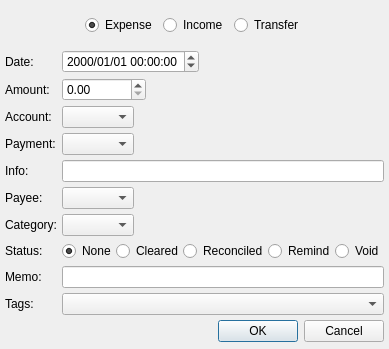
<?xml version="1.0" encoding="UTF-8"?>
<ui version="4.0">
 <class>TransactionAddWidget</class>
 <widget class="QDialog" name="TransactionAddWidget">
  <property name="geometry">
   <rect>
    <x>0</x>
    <y>0</y>
    <width>375</width>
    <height>349</height>
   </rect>
  </property>
  <property name="windowTitle">
   <string>Add Transaction</string>
  </property>
  <layout class="QVBoxLayout" name="verticalLayout">
   <property name="spacing">
    <number>5</number>
   </property>
   <property name="leftMargin">
    <number>5</number>
   </property>
   <property name="topMargin">
    <number>5</number>
   </property>
   <property name="rightMargin">
    <number>5</number>
   </property>
   <property name="bottomMargin">
    <number>5</number>
   </property>
   <item>
    <widget class="QGroupBox" name="groupBox">
     <property name="maximumSize">
      <size>
       <width>16777215</width>
       <height>40</height>
      </size>
     </property>
     <property name="styleSheet">
      <string notr="true">QGroupBox {border: 0px solid transparent;}</string>
     </property>
     <property name="title">
      <string/>
     </property>
     <layout class="QHBoxLayout" name="horizontalLayout_5">
      <item>
       <spacer name="horizontalSpacer">
        <property name="orientation">
         <enum>Qt::Horizontal</enum>
        </property>
        <property name="sizeHint" stdset="0">
         <size>
          <width>40</width>
          <height>20</height>
         </size>
        </property>
       </spacer>
      </item>
      <item>
       <widget class="QRadioButton" name="expenseRBtn">
        <property name="text">
         <string>Expense</string>
        </property>
        <property name="checked">
         <bool>true</bool>
        </property>
       </widget>
      </item>
      <item>
       <widget class="QRadioButton" name="incomeRBtn">
        <property name="text">
         <string>Income</string>
        </property>
       </widget>
      </item>
      <item>
       <widget class="QRadioButton" name="transferRBtn">
        <property name="text">
         <string>Transfer</string>
        </property>
       </widget>
      </item>
      <item>
       <spacer name="horizontalSpacer_2">
        <property name="orientation">
         <enum>Qt::Horizontal</enum>
        </property>
        <property name="sizeHint" stdset="0">
         <size>
          <width>40</width>
          <height>20</height>
         </size>
        </property>
       </spacer>
      </item>
     </layout>
    </widget>
   </item>
   <item>
    <layout class="QGridLayout" name="gridLayout">
     <item row="8" column="0">
      <widget class="QLabel" name="label_9">
       <property name="text">
        <string>Memo:</string>
       </property>
      </widget>
     </item>
     <item row="2" column="1">
      <layout class="QHBoxLayout" name="horizontalLayout_4">
       <property name="spacing">
        <number>0</number>
       </property>
       <item>
        <widget class="QComboBox" name="fromAccountCBox">
         <property name="sizeAdjustPolicy">
          <enum>QComboBox::AdjustToContents</enum>
         </property>
        </widget>
       </item>
       <item>
        <spacer name="horizontalSpacer_5">
         <property name="orientation">
          <enum>Qt::Horizontal</enum>
         </property>
         <property name="sizeHint" stdset="0">
          <size>
           <width>40</width>
           <height>20</height>
          </size>
         </property>
        </spacer>
       </item>
      </layout>
     </item>
     <item row="3" column="0">
      <widget class="QLabel" name="paymentAndToLbl">
       <property name="text">
        <string>Payment:</string>
       </property>
      </widget>
     </item>
     <item row="2" column="0">
      <widget class="QLabel" name="accountAndFromLbl">
       <property name="text">
        <string>Account:</string>
       </property>
      </widget>
     </item>
     <item row="0" column="1">
      <layout class="QHBoxLayout" name="horizontalLayout">
       <property name="spacing">
        <number>0</number>
       </property>
       <item>
        <widget class="QDateTimeEdit" name="createdEdit">
         <property name="displayFormat">
          <string>yyyy/MM/dd HH:mm:ss</string>
         </property>
        </widget>
       </item>
       <item>
        <spacer name="horizontalSpacer_3">
         <property name="orientation">
          <enum>Qt::Horizontal</enum>
         </property>
         <property name="sizeHint" stdset="0">
          <size>
           <width>40</width>
           <height>20</height>
          </size>
         </property>
        </spacer>
       </item>
      </layout>
     </item>
     <item row="4" column="0">
      <widget class="QLabel" name="label_5">
       <property name="text">
        <string>Info:</string>
       </property>
      </widget>
     </item>
     <item row="6" column="0">
      <widget class="QLabel" name="label_7">
       <property name="text">
        <string>Category:</string>
       </property>
      </widget>
     </item>
     <item row="1" column="0">
      <widget class="QLabel" name="label_2">
       <property name="text">
        <string>Amount:</string>
       </property>
      </widget>
     </item>
     <item row="1" column="1">
      <layout class="QHBoxLayout" name="horizontalLayout_3">
       <property name="spacing">
        <number>0</number>
       </property>
       <item>
        <widget class="QDoubleSpinBox" name="amountEdit">
         <property name="minimum">
          <double>0.000000000000000</double>
         </property>
         <property name="maximum">
          <double>2147483647.000000000000000</double>
         </property>
        </widget>
       </item>
       <item>
        <spacer name="horizontalSpacer_4">
         <property name="orientation">
          <enum>Qt::Horizontal</enum>
         </property>
         <property name="sizeHint" stdset="0">
          <size>
           <width>40</width>
           <height>20</height>
          </size>
         </property>
        </spacer>
       </item>
      </layout>
     </item>
     <item row="7" column="0">
      <widget class="QLabel" name="label_8">
       <property name="text">
        <string>Status:</string>
       </property>
      </widget>
     </item>
     <item row="0" column="0">
      <widget class="QLabel" name="label">
       <property name="text">
        <string>Date:</string>
       </property>
      </widget>
     </item>
     <item row="5" column="0">
      <widget class="QLabel" name="label_6">
       <property name="text">
        <string>Payee:</string>
       </property>
      </widget>
     </item>
     <item row="9" column="0">
      <widget class="QLabel" name="label_10">
       <property name="text">
        <string>Tags:</string>
       </property>
      </widget>
     </item>
     <item row="3" column="1">
      <layout class="QHBoxLayout" name="horizontalLayout_2">
       <property name="spacing">
        <number>0</number>
       </property>
       <item>
        <widget class="QComboBox" name="paymentAndToAccountCBox">
         <property name="sizeAdjustPolicy">
          <enum>QComboBox::AdjustToContents</enum>
         </property>
        </widget>
       </item>
       <item>
        <spacer name="horizontalSpacer_6">
         <property name="orientation">
          <enum>Qt::Horizontal</enum>
         </property>
         <property name="sizeHint" stdset="0">
          <size>
           <width>40</width>
           <height>20</height>
          </size>
         </property>
        </spacer>
       </item>
      </layout>
     </item>
     <item row="4" column="1">
      <widget class="QLineEdit" name="infoEdit"/>
     </item>
     <item row="5" column="1">
      <layout class="QHBoxLayout" name="horizontalLayout_6">
       <property name="spacing">
        <number>0</number>
       </property>
       <item>
        <widget class="QComboBox" name="comboBox_3">
         <property name="sizeAdjustPolicy">
          <enum>QComboBox::AdjustToContents</enum>
         </property>
        </widget>
       </item>
       <item>
        <spacer name="horizontalSpacer_7">
         <property name="orientation">
          <enum>Qt::Horizontal</enum>
         </property>
         <property name="sizeHint" stdset="0">
          <size>
           <width>40</width>
           <height>20</height>
          </size>
         </property>
        </spacer>
       </item>
      </layout>
     </item>
     <item row="6" column="1">
      <layout class="QHBoxLayout" name="horizontalLayout_7">
       <property name="spacing">
        <number>0</number>
       </property>
       <item>
        <widget class="QComboBox" name="categoryCBox">
         <property name="sizeAdjustPolicy">
          <enum>QComboBox::AdjustToContents</enum>
         </property>
        </widget>
       </item>
       <item>
        <spacer name="horizontalSpacer_8">
         <property name="orientation">
          <enum>Qt::Horizontal</enum>
         </property>
         <property name="sizeHint" stdset="0">
          <size>
           <width>40</width>
           <height>20</height>
          </size>
         </property>
        </spacer>
       </item>
      </layout>
     </item>
     <item row="7" column="1">
      <layout class="QHBoxLayout" name="horizontalLayout_8">
       <property name="spacing">
        <number>0</number>
       </property>
       <item>
        <widget class="QRadioButton" name="statusNoneRBtn">
         <property name="text">
          <string>None</string>
         </property>
         <property name="checked">
          <bool>true</bool>
         </property>
        </widget>
       </item>
       <item>
        <widget class="QRadioButton" name="statusClearedRBtn">
         <property name="text">
          <string>Cleared</string>
         </property>
        </widget>
       </item>
       <item>
        <widget class="QRadioButton" name="statusReconciledRBtn">
         <property name="text">
          <string>Reconciled</string>
         </property>
        </widget>
       </item>
       <item>
        <widget class="QRadioButton" name="statusRemindRBtn">
         <property name="text">
          <string>Remind</string>
         </property>
        </widget>
       </item>
       <item>
        <widget class="QRadioButton" name="statusVoidRBtn">
         <property name="text">
          <string>Void</string>
         </property>
        </widget>
       </item>
      </layout>
     </item>
     <item row="8" column="1">
      <widget class="QLineEdit" name="memoEdit"/>
     </item>
     <item row="9" column="1">
      <widget class="QComboBox" name="comboBox_5">
       <property name="sizeAdjustPolicy">
        <enum>QComboBox::AdjustToContents</enum>
       </property>
      </widget>
     </item>
    </layout>
   </item>
   <item>
    <widget class="QDialogButtonBox" name="buttonBox">
     <property name="standardButtons">
      <set>QDialogButtonBox::Cancel|QDialogButtonBox::Ok</set>
     </property>
    </widget>
   </item>
  </layout>
 </widget>
 <resources/>
 <connections>
  <connection>
   <sender>buttonBox</sender>
   <signal>accepted()</signal>
   <receiver>AddTransaction</receiver>
   <slot>accept()</slot>
   <hints>
    <hint type="sourcelabel">
     <x>224</x>
     <y>335</y>
    </hint>
    <hint type="destinationlabel">
     <x>145</x>
     <y>346</y>
    </hint>
   </hints>
  </connection>
  <connection>
   <sender>buttonBox</sender>
   <signal>rejected()</signal>
   <receiver>AddTransaction</receiver>
   <slot>reject()</slot>
   <hints>
    <hint type="sourcelabel">
     <x>329</x>
     <y>330</y>
    </hint>
    <hint type="destinationlabel">
     <x>340</x>
     <y>347</y>
    </hint>
   </hints>
  </connection>
 </connections>
</ui>
